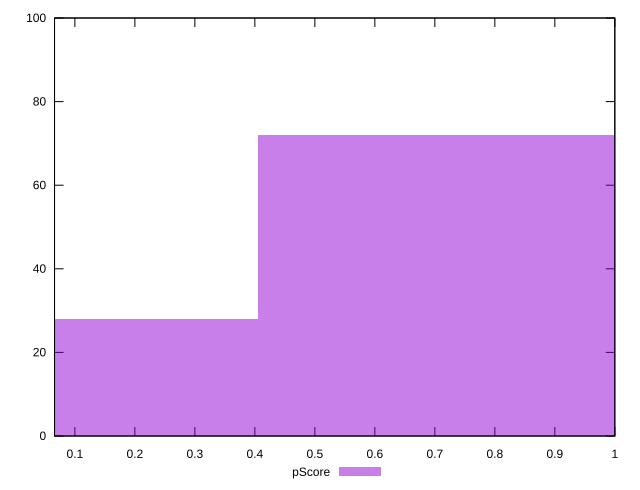

Here is the gnuplot script that generated this plot:
reset

$pScore <<EOF
0 28
0.8116913918618683 72
EOF

set key outside below
set boxwidth 0.8116913918618683
set xrange [0.0660942988858847:1]
set yrange [0:100]
set trange [0:100]
set style fill transparent solid 0.5 noborder
set terminal svg size 640, 490 enhanced background rgb 'white'
set output "reports/report_00027_2021-02-24T12-40-31.850Z/total-blocking-time/samples/agenda/pScore/histogram.svg"

plot $pScore title "pScore" with boxes

reset
